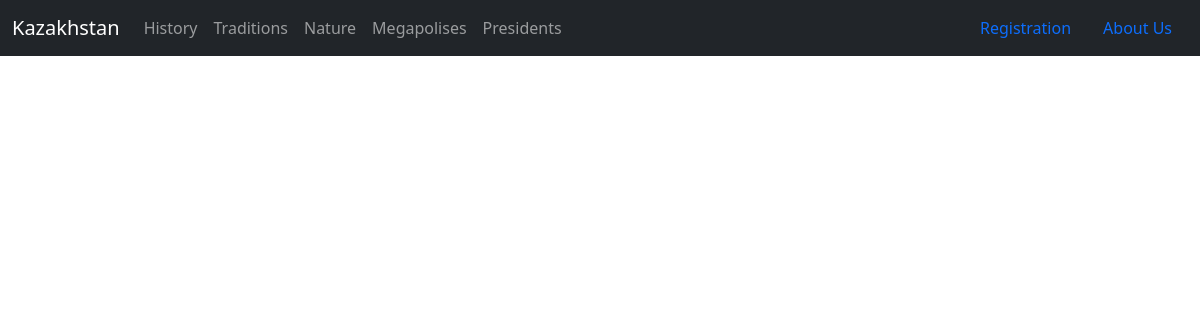
The page /pres on the database as committed earlier.
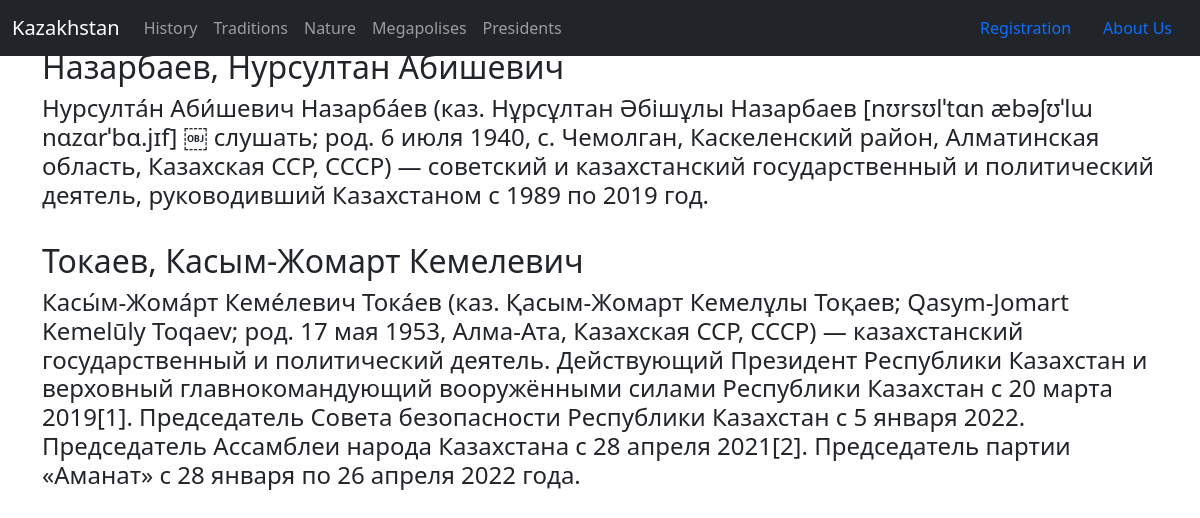
The same page on the database as committed later.
### main/models.py (models this page shows, shortened)
class Presidents(models.Model):
    name = models.CharField(max_length=255)
    years = models.CharField(max_length=10)
    describe = models.TextField(default='There\'s some infromations')
    image = models.CharField(max_length=1500, default='disco')
    slug = models.SlugField(max_length=255, unique=True, db_index=True, verbose_name="URL")
    class Meta:
        verbose_name='Президент'
        verbose_name_plural='Президенттер'

### main/views.py (the view)
# urls.py: path('pres', views.pres, name="pres"),
def pres(request):
    return render(request, 'main/pres.html')

### main/templatetags/main_extras.py (called while the page is built)
@register.simple_tag(name='getp')
def get_posts(filter=None):
    if not filter:
        return Presidents.objects.all()
    else:
        return Presidents.objects.filter(pk=filter)

### main/templates/main/pres.html (shortened to what this page needs)
{% extends 'main/base.html' %}
{% load main_extras %}
{% block body %}
<div class="container">
    {% getp as post %}
    {% for i in post %}
    <div>
      <h2>{{ i.name }}</h2>
      <h4>{{ i.describe }}</h4>
    </div>
    {% endfor %}
  </div>
{% endblock %}

Rows that differ between the two databases and show on the page:
added Presidents: name "Назарбаев, Нурсултан Абишевич", describe "Нурсулта́н Аби́шевич Назарба́ев (каз. Нұрсұлтан Әбішұлы Назарбаев [nʊrsʊlˈtɑn æbəʃʊˈlɯ nɑzɑrˈbɑ.jɪf] ￼ слушать; род. 6 июля 1940, с. Чемолган, Каскеленский район, Алматинская область, Казахская ССР, СССР) — советский и казахстанский государственный и политический деятель, руководивший Казахстаном с 1989 по 2019 год."
added Presidents: name "Токаев, Касым-Жомарт Кемелевич", describe "Касы́м-Жома́рт Кеме́левич Тока́ев (каз. Қасым-Жомарт Кемелұлы Тоқаев; Qasym-Jomart Kemelūly Toqaev; род. 17 мая 1953, Алма-Ата, Казахская ССР, СССР) — казахстанский государственный и политический деятель. Действующий Президент Республики Казахстан и верховный главнокомандующий вооружёнными силами Республики Казахстан с 20 марта 2019[1]. Председатель Совета безопасности Республики Казахстан с 5 января 2022. Председатель Ассамблеи народа Казахстана с 28 апреля 2021[2]. Председатель партии «Аманат» с 28 января по 26 апреля 2022 года."
